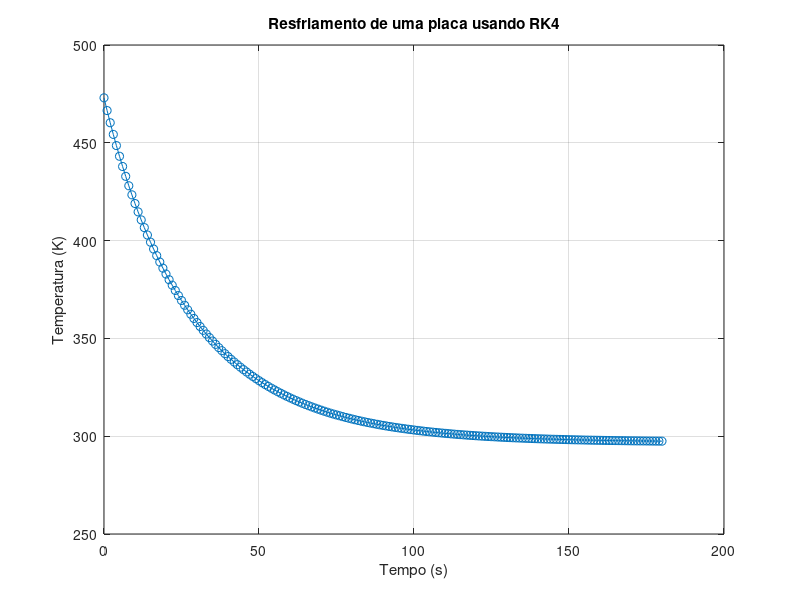

Here is the MATLAB script that generated this plot:
function runge_kutta_rk4()
    % Constantes físicas
    rho = 300;  % densidade em kg/m^3
    V = 0.001;  % volume em m^3
    A = 0.25;   % área em m^2
    C = 900;    % calor específico em J/kgK
    hc = 30;    % coeficiente de transferência de calor em J/m^2K
    epsilon = 0.8; % emissividade
    sigma = 5.67e-8; % constante de Boltzmann em W/m^2K^4
    T_room = 297; % temperatura da sala em K
    
    % Condição inicial
    T0 = 473; % temperatura inicial em K
    
    % Parâmetros de integração
    h = 1; % passo de integração em segundos
    t_final = 180; % tempo final em segundos
    
    % Número de passos
    n_steps = t_final / h;
    
    % Vetores de tempo e temperatura
    t = 0:h:t_final;
    T = zeros(1, n_steps+1);
    T(1) = T0;
    
    % Loop de integração RK4
    for i = 1:n_steps
        k1 = temperature_derivative(T(i), A, rho, C, V, epsilon, sigma, T_room, hc);
        k2 = temperature_derivative(T(i) + (1/2)*h*k1, A, rho, C, V, epsilon, sigma, T_room, hc);
        k3 = temperature_derivative(T(i) + (1/2)*h*k2, A, rho, C, V, epsilon, sigma, T_room, hc);
        k4 = temperature_derivative(T(i) + h*k3, A, rho, C, V, epsilon, sigma, T_room, hc);
        T(i+1) = T(i) + (1/6)*h*(k1 + 2*k2 + 2*k3 + k4);
    end
    
    % Plotando o resultado
    plot(t, T, '-o')
    xlabel('Tempo (s)')
    ylabel('Temperatura (K)')
    title('Resfriamento de uma placa usando RK4')
    grid on
end

function dTdt = temperature_derivative(T, A, rho, C, V, epsilon, sigma, T_room, hc)
    % Derivada da temperatura
    dTdt = (A / (rho * C * V)) * (epsilon * sigma * (T_room^4 - T^4) + hc * (T_room - T));
end
